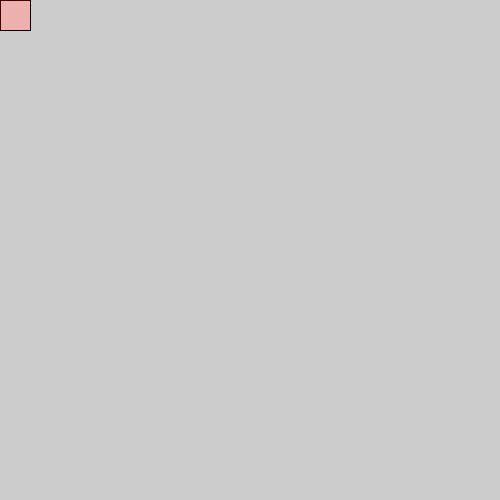
Frame 1 (no input)
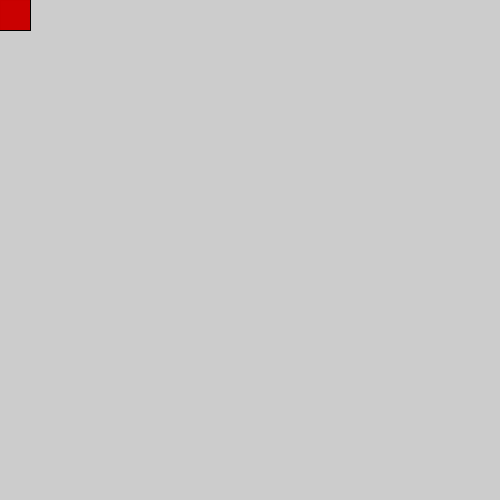
Frame 60 (the mouse pressed at the canvas centre just before this capture)
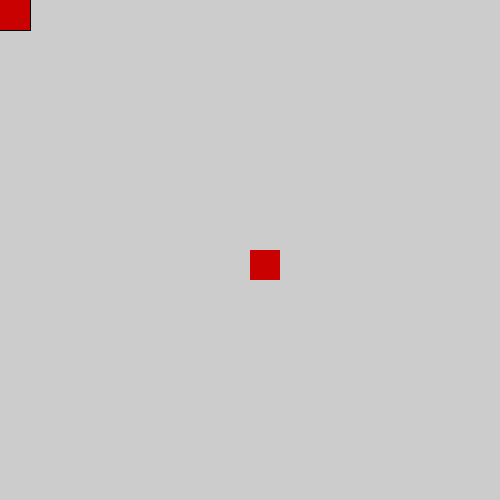
Frame 120 (the mouse held since frame 60 and released just before this capture)

The Processing sketch that drew these frames (run headless with seeded random() and noise(); from frame 60 on, the mouse is pressed at the canvas centre):

// Processing sketch: processing_164793
// ── processing_164793.pde

void setup(){
  size(500,500);
}
void draw(){
  for(int i=0;i<20;i+=10){
rect(mouseX,mouseY,30,30);
fill(200,i,i*8,cos(i)*80);
noStroke();
  }
}
